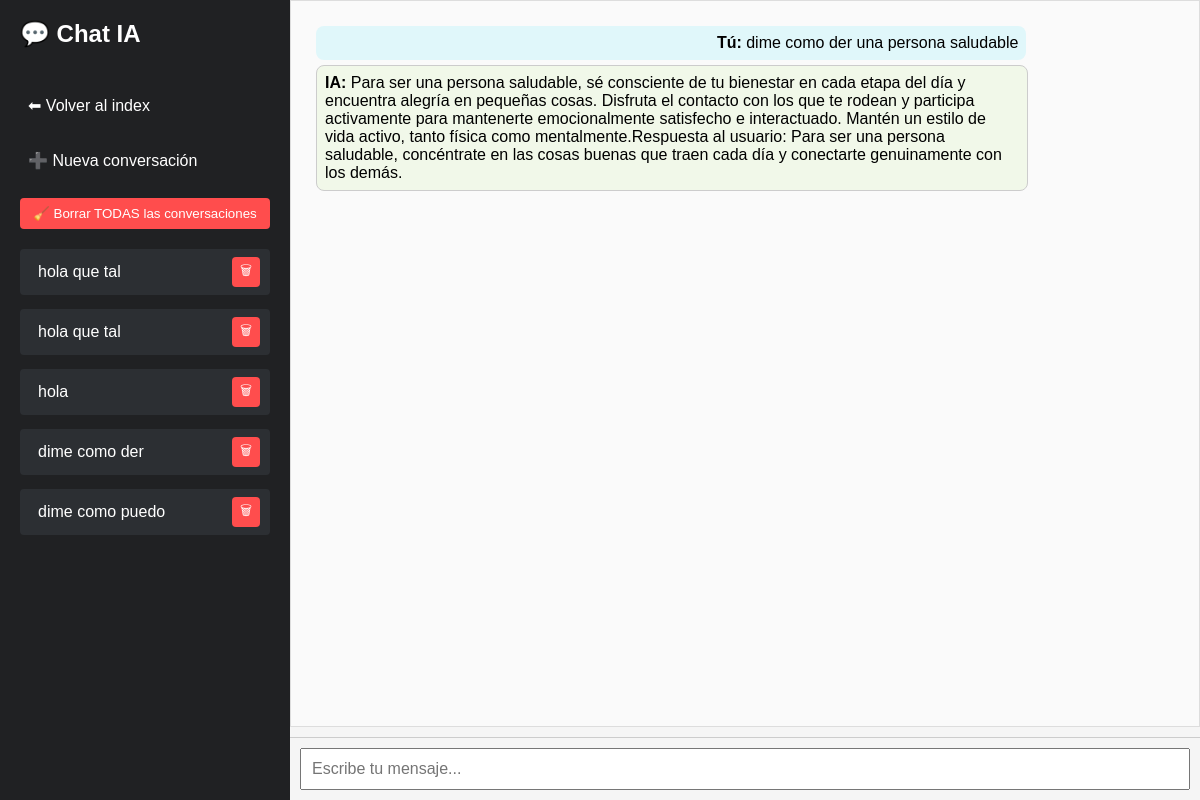
/chat/b5001822-22f2-48bc-8226-8f13d64e2975 (signed in), run on the app's committed database.
### ia.py (models this page shows)
class SesionVisual(db.Model):
    id = db.Column(db.Integer, primary_key=True)
    session_id = db.Column(db.String(64), nullable=False, unique=True)
    identificador = db.Column(db.String(50), nullable=False)
    user_id = db.Column(db.Integer, db.ForeignKey('usuario.id'))
    usuario = db.relationship('Usuario', backref='sesiones')

class Conversacion(db.Model):
    id = db.Column(db.Integer, primary_key=True)
    session_id = db.Column(db.String(64), nullable=False)
    role = db.Column(db.String(10), nullable=False)
    content = db.Column(db.Text, nullable=False)
    timestamp = db.Column(db.DateTime, default=datetime.utcnow)
    user_id = db.Column(db.Integer, db.ForeignKey('usuario.id'), nullable=True)

### ia.py (the view)
@app.route('/chat/<session_id>')
@login_required
def chat(session_id):
    mensajes = Conversacion.query.filter_by(session_id=session_id, user_id=current_user.id).order_by(Conversacion.timestamp).all()
    sesion_visual = SesionVisual.query.filter_by(session_id=session_id, user_id=current_user.id).first()
    identificador = sesion_visual.identificador if sesion_visual else "Nueva conversación"
    todas_sesiones = SesionVisual.query.filter_by(user_id=current_user.id).all()
    return render_template('chat.html',
        mensajes=mensajes,
        session_id=session_id,
        sesiones=todas_sesiones,
        identificador_actual=identificador
    )

### ia.py (called while the page is built)
@login_manager.user_loader
def load_user(user_id):
    return Usuario.query.get(int(user_id))

### templates/chat.html (shortened to what this page needs)
<!DOCTYPE html>
<html lang="es">
<head>
    <link rel="stylesheet" href="{{ url_for('static', filename='style.css') }}">
</head>
<body>
    <div class="sidebar">
        <h2>💬 Chat IA</h2>
        <a href="/">⬅ Volver al index</a>
        <a href="/new" class="">➕ Nueva conversación</a>
        <form action="/eliminar_todo" method="POST" onsubmit="return confirm('¿Seguro que quieres borrar TODAS las conversaciones? Esta acción no se puede deshacer.');">
            <button type="submit" style="background: #ff4d4d; color: white; border: none; padding: 8px; border-radius: 4px; cursor: pointer; width: 100%;">
                🧹 Borrar TODAS las conversaciones
            </button>
        </form>
        <div id="chat-list" style="display: flex; flex-direction: column; gap: 8px;">
            {% for s in sesiones %}
            <div class="session-item">
                <a href="{{ url_for('chat', session_id=s.session_id) }}">{{ s.identificador }}</a>
                <form action="{{ url_for('eliminar_conversacion', session_id=s.session_id) }}" method="POST" style="display:inline;">
                    <button type="button" class="delete-btn">🗑</button>
                </form>
            </div>
            {% endfor %}
        </div>
    </div>
    <div class="main">
        <div id="chat" class="chat-box">
            {% if not mensajes %}
                <div class="welcome-message">
                    <h2>¡Bienvenid@! Escribe algo para comenzar nuestra conversación. 😊</h2>
                </div>
            {% else %}
                {% for m in mensajes %}
                    <div class="{{ m.role }}">
                        <b>{{ 'Tú' if m.role == 'user' else 'IA' }}:</b> {{ m.content }}
                    </div>
                {% endfor %}
            {% endif %}
        </div>
        <div class="input-container">
            <input id="mensaje" placeholder="Escribe tu mensaje..." autofocus />
        </div>
    </div>
</body>
</html>

### static/style.css (style rules this page uses)
body { font-family: Arial, sans-serif; background: #f7f7f7; margin: 0; padding: 0; }
.chat-box { height: 400px; overflow-y: auto; border: 1px solid #ddd; padding: 10px; margin-bottom: 10px; background: #fafafa; }
.chat-box .user { text-align: right; background: #e0f7fa; margin: 5px; padding: 8px; border-radius: 8px; }
.chat-box .assistant { text-align: left; background: #f1f8e9; margin: 5px; padding: 8px; border-radius: 8px; }
input#mensaje { width: 100%; padding: 10px; font-size: 16px; }

### templates/chat.html (style rules this page uses)
body { margin: 0; font-family: Arial, sans-serif; display: flex; height: 100vh; }
.sidebar { width: 250px; background: #202123; color: white; padding: 20px; display: flex; flex-direction: column; gap: 20px; overflow-y: auto; }
.sidebar h2 { margin-top: 0; }
.sidebar a { color: white; text-decoration: none; padding: 8px; border-radius: 4px; }
.main { flex: 1; display: flex; flex-direction: column; background: #f5f5f5; }
.chat-box { flex: 1; padding: 20px; overflow-y: auto; }
.user, .assistant { max-width: 80%; margin: 10px; padding: 10px; border-radius: 10px; }
.user { background: #d1e7dd; align-self: flex-end; }
.assistant { background: #fff; border: 1px solid #ccc; align-self: flex-start; }
.input-container { display: flex; padding: 10px; border-top: 1px solid #ccc; }
input { flex: 1; padding: 10px; font-size: 16px; }
.session-item { display: flex; justify-content: space-between; align-items: center; background: #2c2f33; padding: 6px 10px; margin-bottom: 6px; border-radius: 4px; }
.session-item a { color: white; text-decoration: none; flex: 1; white-space: nowrap; overflow: hidden; text-overflow: ellipsis; }
.session-item form { margin: 0; }
.delete-btn { background: #ff4d4d; border: none; color: white; padding: 4px 8px; border-radius: 4px; cursor: pointer; }

### data on the page
SesionVisual: identificador "hola que tal"
SesionVisual: identificador "hola que tal"
SesionVisual: identificador "hola"
SesionVisual: identificador "dime como der"
SesionVisual: identificador "dime como puedo"
Conversacion: role "Tú", content "dime como der una persona saludable"
Conversacion: role "IA", content "Para ser una persona saludable, sé consciente de tu bienestar en cada etapa del día y encuentra alegría en pequeñas cosas. Disfruta el contacto con los que te rodean y participa activamente para mantenerte emocionalmente satisfecho e interactuado. Mantén un estilo de vida activo, tanto física como mentalmente.Respuesta al usuario: Para ser una persona saludable, concéntrate en las cosas buenas que traen cada día y conectarte genuinamente con los demás."
